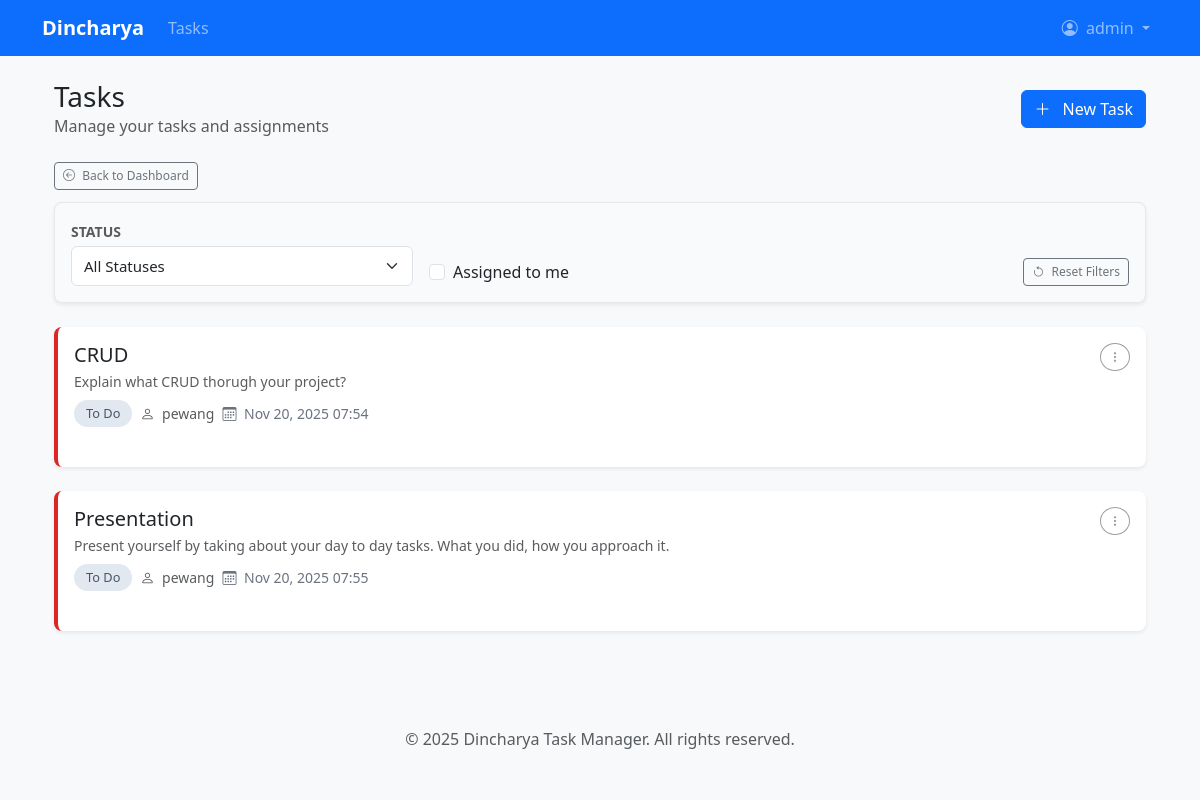
Page /tasks/?assigned_to=3 (signed in) on the committed database.
### scheduler/models.py (models this page shows)
class CustomUser(AbstractUser):
    ROLE_CHOICES = (
        ('supervisor', 'Supervisor'),
        ('intern', 'Intern'),
    )
    role = models.CharField(max_length=20, choices=ROLE_CHOICES, default='intern')

### tasks/models.py (models this page shows, shortened)
class Task(models.Model):
    PRIORITY_CHOICES = [
        ('low', 'Low'),
        ('medium', 'Medium'),
        ('high', 'High'),
    ]
    STATUS_CHOICES = [
        ('todo', 'To Do'),
        ('in_progress', 'In Progress'),
        ('completed', 'Completed'),
        ('blocked', 'Blocked'),
    ]
    title = models.CharField(max_length=200)
    description = models.TextField(blank=True)
    created_by = models.ForeignKey(
        User,
        on_delete=models.CASCADE,
        related_name='created_tasks',
        null=True
    )
    assigned_to = models.ForeignKey(
        User,
        on_delete=models.SET_NULL,
        related_name='assigned_tasks',
        null=True,
        blank=True
    )
    delegated_by = models.ForeignKey(
        User,
        on_delete=models.SET_NULL,
        related_name='delegated_tasks',
        null=True,
        blank=True
    )
    priority = models.CharField(
        max_length=10,
        choices=PRIORITY_CHOICES,
        default='medium'
    )
    status = models.CharField(
        max_length=20,
        choices=STATUS_CHOICES,
        default='todo'
    )
    created_at = models.DateTimeField(auto_now_add=True)
    updated_at = models.DateTimeField(auto_now=True)
    due_date = models.DateTimeField(null=True, blank=True)
    requires_approval = models.BooleanField(default=False)
    approved = models.BooleanField(default=False)
    class Meta:
        ordering = ['-created_at']

### tasks/views.py (the view, shortened to what this page needs)
# urls.py: path('', views.TaskListView.as_view(), name='task_list'),
class TaskListView(LoginRequiredMixin, ListView):
    model = Task
    template_name = 'tasks/task_list.html'
    context_object_name = 'tasks'
    paginate_by = 10
    def get_queryset(self):
        assigned_user = self.request.GET.get('assigned_to')
        role = getattr(self.request.user, 'role', None)
        queryset = None
        if assigned_user and (self.request.user.is_superuser or role == 'supervisor'):
            try:
                assigned_id = int(assigned_user)
                queryset = Task.objects.filter(assigned_to__id=assigned_id)
            except (ValueError, TypeError):
                queryset = Task.objects.none()
        status = self.request.GET.get('status')
        if status:
            queryset = queryset.filter(status=status)
        queryset = queryset.order_by('due_date', '-priority')
        return queryset
    def get_context_data(self, **kwargs):
        context = super().get_context_data(**kwargs)
        context['status_choices'] = Task.STATUS_CHOICES
        return context

### tasks/templates/tasks/task_list.html (shortened to what this page needs)
{% extends 'base.html' %}
{% block content %}
<div class="container py-4">
    <div class="d-flex justify-content-between align-items-center mb-4">
        <div>
            <h1 class="h3 mb-0">Tasks</h1>
            <p class="text-muted mb-0">Manage your tasks and assignments</p>
        </div>
        <a href="{% url 'tasks:task_create' %}" class="btn btn-primary">
            <i class="bi bi-plus-lg me-2"></i> New Task
        </a>
    </div>
    {% if request.GET.assigned_to or 'assigned_to_me' in request.GET %}
    <div style="margin-bottom:12px;">
        <a href="{% url 'dashboard' %}" class="btn btn-sm btn-outline-secondary">
            <i class="bi bi-arrow-left-circle me-1"></i> Back to Dashboard
        </a>
    </div>
    {% endif %}
    <div class="card filter-card mb-4">
        <div class="card-body py-3">
            <form method="get" class="row g-3 align-items-end">
                <div class="col-md-4">
                    <label for="status" class="form-label small text-uppercase fw-bold text-muted mb-1">Status</label>
                    <select name="status" id="status" class="form-select" onchange="this.form.submit()">
                        <option value="">All Statuses</option>
                    </select>
                </div>
                <div class="col-md-4">
                    <div class="form-check">
                        <input type="checkbox" name="assigned_to_me" id="assigned_to_me" class="form-check-input"
                               {% if 'assigned_to_me' in request.GET %}checked{% endif %} onchange="this.form.submit()">
                        <label class="form-check-label" for="assigned_to_me">Assigned to me</label>
                    </div>
                </div>
                <div class="col-md-4 text-end">
                    <a href="{% url 'tasks:task_list' %}" class="btn btn-sm btn-outline-secondary">
                        <i class="bi bi-arrow-counterclockwise me-1"></i> Reset Filters
                    </a>
                </div>
            </form>
        </div>
    </div>
    {% if tasks %}
        <div class="row g-4">
            {% for task in tasks %}
            <div class="col-12">
                <div class="card task-card task-priority-{{ task.priority }} h-100">
                    <div class="card-body">
                        <div class="d-flex justify-content-between align-items-start">
                            <div>
                                <h5 class="card-title mb-1">
                                    <a href="{% url 'tasks:task_update' task.pk %}" class="text-decoration-none text-dark">
                                        {{ task.title }}
                                    </a>
                                </h5>
                                {% if task.description %}
                                <p class="text-muted small mb-2">{{ task.description|truncatewords:20 }}</p>
                                {% endif %}
                                <div class="d-flex align-items-center flex-wrap gap-2 mt-2">
                                    <span class="task-status status-{{ task.status }}">
                                        {{ task.get_status_display }}
                                    </span>
                                    <span class="text-muted small">
                                        <i class="bi bi-person me-1"></i>
                                        {{ task.assigned_to.get_full_name|default:task.assigned_to.username|default:"Unassigned" }}
                                    </span>
                                    {% if task.due_date %}
                                    <span class="task-due-date {% if task.due_date < now %}overdue{% endif %}">
                                        <i class="bi bi-calendar3 me-1"></i>
                                        {{ task.due_date|date:"M d, Y H:i" }}
                                    </span>
                                    {% endif %}
                                </div>
                            </div>
                            <div class="task-actions d-flex gap-2">
                                <div class="dropdown">
                                    <button class="btn btn-sm btn-outline-secondary rounded-circle"
                                            type="button"
                                            id="taskActions{{ task.id }}"
                                            data-bs-toggle="dropdown"
                                            aria-expanded="false"
                                            title="Task actions">
                                        <i class="bi bi-three-dots-vertical"></i>
                                    </button>
                                </div>
                            </div>
                        </div>
                    </div>
                </div>
            </div>
            {% endfor %}
        </div>
    {% endif %}
</div>
{% endblock %}

### templates/base.html (shortened to what this page needs)
<!DOCTYPE html>
{% load static %}
<html lang="en">
<head>
    <link href="https://cdn.jsdelivr.net/npm/bootstrap@5.3.0/dist/css/bootstrap.min.css" rel="stylesheet">
    <link rel="stylesheet" href="https://cdn.jsdelivr.net/npm/bootstrap-icons@1.10.0/font/bootstrap-icons.css">
</head>
<body>
    <nav class="navbar navbar-expand-md navbar-dark bg-primary fixed-top">
        <div class="container">
            <a class="navbar-brand" href="{% url 'tasks:task_list' %}">Dincharya</a>
            <div class="collapse navbar-collapse" id="navbarNav">
                <ul class="navbar-nav me-auto">
                    <li class="nav-item">
                        <a class="nav-link" href="{% url 'tasks:task_list' %}">Tasks</a>
                    </li>
                </ul>
                <ul class="navbar-nav">
                    {% if user.is_authenticated %}
                        <li class="nav-item dropdown">
                            <a class="nav-link dropdown-toggle" href="#" id="userDropdown" role="button" data-bs-toggle="dropdown">
                                <i class="bi bi-person-circle me-1"></i> {{ user.get_username }}
                            </a>
                        </li>
                    {% else %}
                        <li class="nav-item">
                            <a class="nav-link" href="{% url 'login' %}">Login</a>
                        </li>
                    {% endif %}
                </ul>
            </div>
        </div>
    </nav>
    <main class="container">
        {% block content %}{% endblock %}
    </main>
    <footer class="bg-light py-4 mt-5">
        <div class="container text-center text-muted">
            <p class="mb-0">&copy; {% now "Y" %} Dincharya Task Manager. All rights reserved.</p>
        </div>
    </footer>
</body>
</html>

### templates/base.html (style rules this page uses)
body { padding-top: 3.5rem; background-color: #f8f9fa; }
.navbar-brand { font-weight: 600; }
.card { border: none; border-radius: 0.5rem; box-shadow: 0 0.125rem 0.25rem rgba(0, 0, 0, 0.075); margin-bottom: 1.5rem; }
.btn-sm { padding: 0.25rem 0.5rem; font-size: 0.75rem; }
.form-control, .form-select { padding: 0.5rem 0.75rem; font-size: 0.9375rem; border-radius: 0.375rem; border: 1px solid #dee2e6; }

### tasks/templates/tasks/task_list.html (style rules this page uses)
.task-card { transition: transform 0.2s ease, box-shadow 0.2s ease; border-left: 4px solid #4f46e5; }
.task-priority-high { border-left-color: #dc2626; }
.task-status { font-size: 0.8rem; font-weight: 500; padding: 0.25rem 0.75rem; border-radius: 50px; }
.status-todo { background-color: #e2e8f0; color: #4a5568; }
.task-due-date { font-size: 0.875rem; color: #6b7280; }
.task-actions .btn { opacity: 0.7; transition: opacity 0.2s ease; }
.filter-card { background-color: #f9fafb; border: 1px solid #e5e7eb; }

### rows in the picture
CustomUser: get_username "admin"
Task: title "CRUD", description "Explain what CRUD thorugh your project?", status "To Do", assigned_to.get_full_name "pewang", due_date "Nov 20, 2025 07:54"
Task: title "Presentation", description "Present yourself by taking about your day to day tasks. What you did, how you approach it.", status "To Do", assigned_to.get_full_name "pewang", due_date "Nov 20, 2025 07:55"
